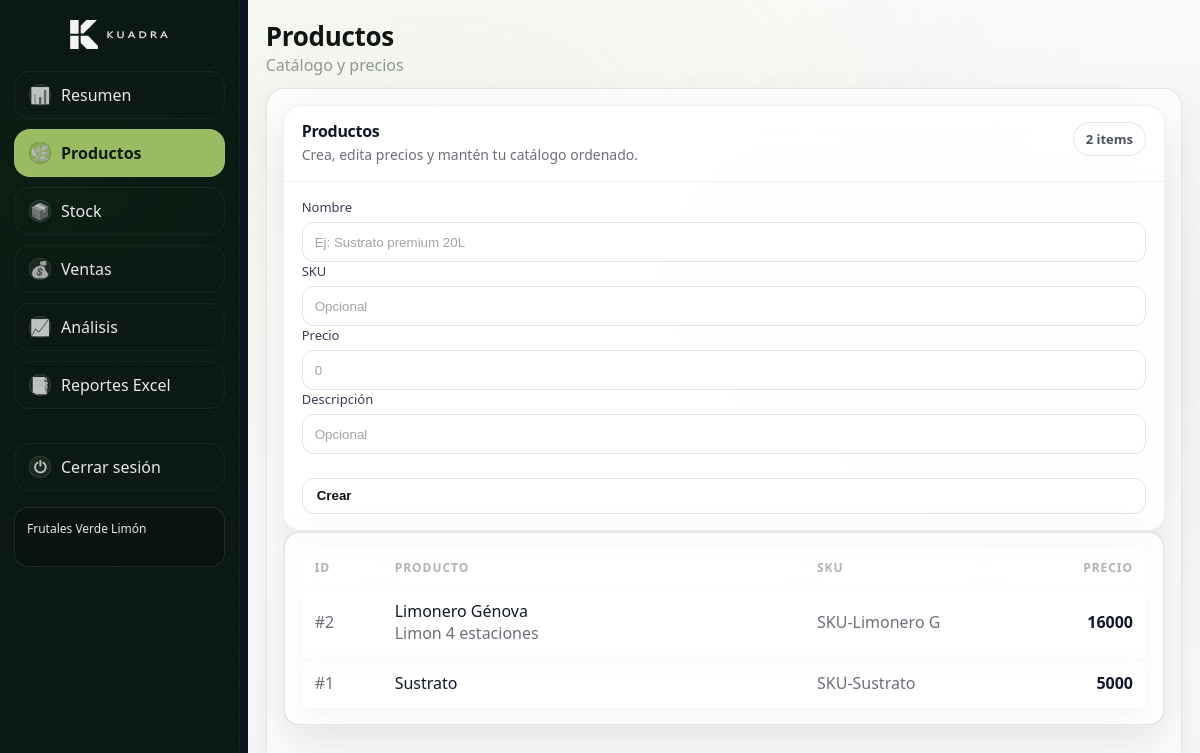
Page /admin/productos on the committed database.
### app/models/product.py (models this page shows)
class Producto(Base):
    __tablename__ = "productos"
    id = Column(Integer, primary_key=True, index=True)
    sku = Column(String(50), unique=True, index=True, nullable=False)  # ej: "PLT-001"
    nombre = Column(String(120), index=True, nullable=False)  # ej: "Lavanda"
    descripcion = Column(String(255), nullable=True)
    precio = Column(Numeric(10, 2), nullable=False, default=0)
    stocks = relationship(
        "Stock", back_populates="producto", cascade="all, delete-orphan"
    )

### app/routers/admin.py (the view)
@router.get("/productos")
def admin_productos(
    request: Request,
    db: Session = Depends(get_db),
):
    productos = db.query(Producto).order_by(Producto.id.desc()).all()
    return templates.TemplateResponse(
        "admin/productos.html",
        {
            "request": request,
            "title": "Productos",
            "subtitle": "Catálogo y precios",
            "productos": productos,
            "active": "productos",
        },
    )

### app/templates/admin/productos.html
{% extends "admin/layout.html" %}
{% block content %}
<div class="card">
    <div class="card-h">
        <div>
            <div class="h1">Productos</div>
            <div class="muted">Crea, edita precios y mantén tu catálogo ordenado.</div>
        </div>
        <span class="pill">{{ productos|length }} items</span>
    </div>
    <div class="card-b">
        <form class="form-row" action="/admin/productos/crear" method="post">
            <div class="field grow">
                <label>Nombre</label>
                <input class="input" name="nombre" placeholder="Ej: Sustrato premium 20L" required>
            </div>
            <div class="field">
                <label>SKU</label>
                <input class="input" name="sku" placeholder="Opcional">
            </div>
            <div class="field">
                <label>Precio</label>
                <input class="input" name="precio" placeholder="0" type="number" step="0.01">
            </div>
            <div class="field grow">
                <label>Descripción</label>
                <input class="input" name="descripcion" placeholder="Opcional">
            </div>
            <div class="field">
                <label>&nbsp;</label>
                <button class="btn" type="submit">Crear</button>
            </div>
        </form>
    </div>
</div>
<div class="card">
    <div class="card-b table-wrap">
        <table class="table">
            <thead>
                <tr>
                    <th style="width:80px">ID</th>
                    <th>Producto</th>
                    <th style="width:180px">SKU</th>
                    <th style="width:160px; text-align:right;">Precio</th>
                </tr>
            </thead>
            <tbody>
                {% for p in productos %}
                <tr>
                    <td class="muted">#{{ p.id }}</td>
                    <td>
                        <div class="t-title">{{ p.nombre }}</div>
                        {% if p.descripcion %}
                        <div class="t-sub muted">{{ p.descripcion }}</div>
                        {% endif %}
                    </td>
                    <td class="muted">{{ p.sku or "-" }}</td>
                    <td style="text-align:right; font-weight:800;">
                        {{ "%.0f"|format(p.precio) }}
                    </td>
                </tr>
                {% endfor %}
            </tbody>
        </table>
    </div>
</div>
{% endblock %}

### app/templates/admin/layout.html (shortened to what this page needs)
<!doctype html>
<html lang="es">
<head>
    <link rel="stylesheet" href="/static/admin.css?v=2">s
</head>
<body class="app">
    <aside class="sidebar">
        <div class="brand">
            <img src="/static/logo.svg" alt="KUADRA" class="brand-logo">
        </div>
        <nav class="nav">
            <a class="nav-item {% if active=='dashboard' %}active{% endif %}" href="/admin/dashboard">
                <span class="ico">📊</span>
                <span>Resumen</span>
            </a>
            <a class="nav-item {% if active=='productos' %}active{% endif %}" href="/admin/productos">
                <span class="ico">🌿</span>
                <span>Productos</span>
            </a>
            <a class="nav-item {% if active=='stock' %}active{% endif %}" href="/admin/stock">
                <span class="ico">📦</span>
                <span>Stock</span>
            </a>
            <a class="nav-item {% if active=='ventas' %}active{% endif %}" href="/admin/ventas">
                <span class="ico">💰</span>
                <span>Ventas</span>
            </a>
            <a class="nav-item {% if active=='analisis' %}active{% endif %}" href="/admin/analisis">
                <span class="ico">📈</span>
                <span>Análisis</span>
            </a>
            <a class="nav-item {% if active=='reportes' %}active{% endif %}" href="/admin/reportes">
                <span class="ico">📑</span>
                <span>Reportes Excel</span>
            </a>
            <div class="nav-sep"></div>
            <a class="nav-item logout" href="/auth/logout">
                <span class="ico">⏻</span>
                <span>Cerrar sesión</span>
            </a>
        </nav>
        <div class="sidebar-footer">
            <div class="tiny">Frutales Verde Limón</div>
            <div class="tiny muted">127.0.0.1</div>
        </div>
    </aside>
    <main class="main">
        <header class="topbar">
            <div>
                <div class="page-title">{{ title or "Admin" }}</div>
                {% if subtitle %}<div class="page-sub">{{ subtitle }}</div>{% endif %}
            </div>
        </header>
        <section class="content">
            {% block content %}{% endblock %}
        </section>
    </main>
</body>
</html>

### app/templates/admin/layout.html (style rules this page uses)
.nav-item .ico { filter: grayscale(100%) brightness(1.1); opacity: 0.85; }
.nav-item.active .ico { filter: grayscale(100%) brightness(1.3); opacity: 1; }

### rows in the picture
Producto: id "2", nombre "Limonero Génova", descripcion "Limon 4 estaciones", sku "SKU-Limonero G", precio "16000"
Producto: id "1", nombre "Sustrato", sku "SKU-Sustrato", precio "5000"

### other values in the picture
{{ title or "Admin" }} "Productos"
{{ subtitle }} "Catálogo y precios"
{{ productos|length }} "2"
